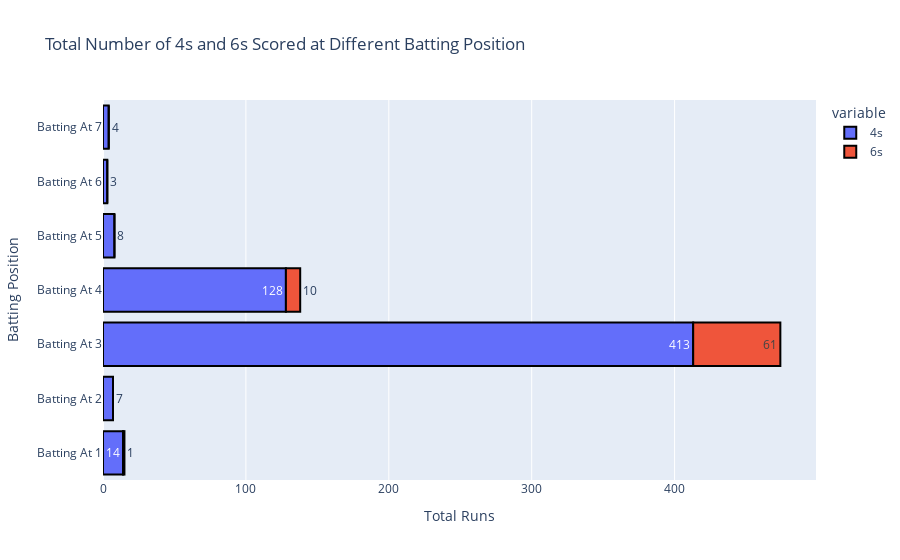

Notebook code cell kept with this figure:
### Markdown cell above
Total Number of 4s and 6s Scored at Different Batting Position

### Code cell
value = data.groupby("Pos")["4s","6s"].sum()


fig = px.bar(data_frame=value, x=["4s","6s"], y=value.index, title="Total Number of 4s and 6s Scored at Different Batting Position",
             labels={"Pos":"Batting Position", "value":"Total Runs"}, text_auto=True)



fig.update_traces(marker=dict(line=dict(color='black', width=2)))
fig.show()

### Figure 1 — Plotly figure (JSON) as saved in the notebook; plotly's stock layout.template omitted (floating-point values rounded to 4 significant figures)
{"data": [{"alignmentgroup": "True", "hovertemplate": "variable=4s<br>Total Runs=%{x}<br>Batting Position=%{y}<extra></extra>", "legendgroup": "4s", "marker": {"color": "#636efa", "line": {"color": "black", "width": 2}, "pattern": {"shape": ""}}, "name": "4s", "offsetgroup": "4s", "orientation": "h", "showlegend": true, "textposition": "auto", "texttemplate": "%{x}", "type": "bar", "x": [14, 7, 413, 128, 8, 3, 4], "xaxis": "x", "y": ["Batting At 1", "Batting At 2", "Batting At 3", "Batting At 4", "Batting At 5", "Batting At 6", "Batting At 7"], "yaxis": "y"}, {"alignmentgroup": "True", "hovertemplate": "variable=6s<br>Total Runs=%{x}<br>Batting Position=%{y}<extra></extra>", "legendgroup": "6s", "marker": {"color": "#EF553B", "line": {"color": "black", "width": 2}, "pattern": {"shape": ""}}, "name": "6s", "offsetgroup": "6s", "orientation": "h", "showlegend": true, "textposition": "auto", "texttemplate": "%{x}", "type": "bar", "x": [1, 0, 61, 10, 0, 0, 0], "xaxis": "x", "y": ["Batting At 1", "Batting At 2", "Batting At 3", "Batting At 4", "Batting At 5", "Batting At 6", "Batting At 7"], "yaxis": "y"}], "layout": {"barmode": "relative", "legend": {"title": {"text": "variable"}, "tracegroupgap": 0}, "title": {"text": "Total Number of 4s and 6s Scored at Different Batting Position"}, "xaxis": {"anchor": "y", "domain": [0, 1], "title": {"text": "Total Runs"}}, "yaxis": {"anchor": "x", "domain": [0, 1], "title": {"text": "Batting Position"}}}}
